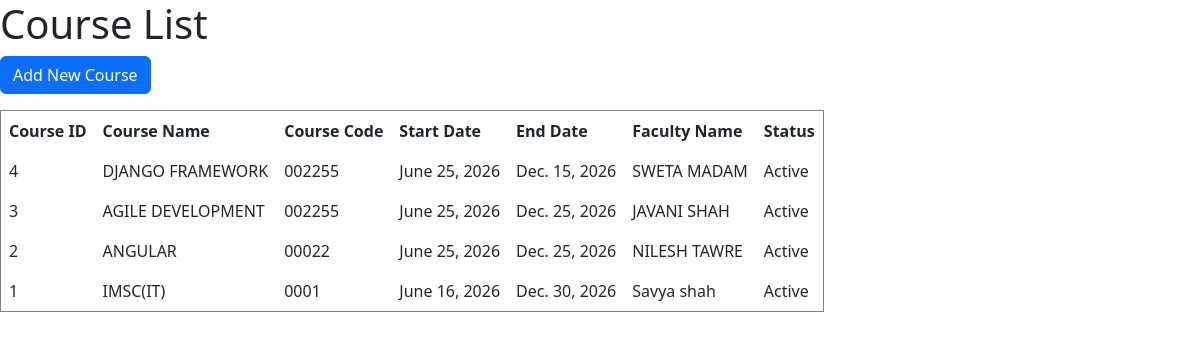
The page /course/list/ on the database its author committed.
### student/models.py (models this page shows, shortened)
class Course(models.Model):
    courseName = models.CharField(max_length=100)
    courseCode=models.CharField(max_length=50)
    startDate=models.DateField()
    endDate=models.DateField()
    facultyName=models.CharField(max_length=100)
    isActive=models.BooleanField(default=True)

### student/views.py (the view)
# urls.py: path('course/list/', views.CourseListView.as_view(), name='course_list'),
class CourseListView(ListView):
    model = Course
    template_name = 'course_crud/course_list.html'
    context_object_name = 'courses'
    queryset = Course.objects.all().order_by('-id')
    success_url = reverse_lazy('course_list')

### student/Template/course_crud/course_list.html (shortened to what this page needs)
<!DOCTYPE html>
<html lang="en">
<head>
    <link href="https://cdn.jsdelivr.net/npm/bootstrap@5.3.7/dist/css/bootstrap.min.css" rel="stylesheet">
</head>
<body>
    <h1>Course List</h1>
    <p>
        <a href="{% url 'course_add' %}" class="btn btn-primary">Add New Course</a>
    </p>
    <table border="1" cellpadding="8" cellspacing="0">
        <thead>
            <tr>
                <th>Course ID</th>
                <th>Course Name</th>
                <th>Course Code</th>
                <th>Start Date</th>
                <th>End Date</th>
                <th>Faculty Name</th>
                <th>Status</th>
            </tr>
        </thead>
        <tbody>
            {% for course in courses %}
            <tr>
                <td>{{ course.id }}</td>
                <td>{{ course.courseName }}</td>
                <td>{{ course.courseCode }}</td>
                <td>{{ course.startDate }}</td>
                <td>{{ course.endDate }}</td>
                <td>{{ course.facultyName }}</td>
                <td>{% if course.isActive %}Active{% else %}Inactive{% endif %}</td>
            </tr>
            {% empty %}
            <tr>
                <td colspan="7">No courses found.</td>
            </tr>
            {% endfor %}
        </tbody>
    </table>
</body>
</html>

### rows shown on the page
Course: id "4", courseName "DJANGO FRAMEWORK", courseCode "002255", startDate "June 25, 2026", endDate "Dec. 15, 2026", facultyName "SWETA MADAM", isActive "Active"
Course: id "3", courseName "AGILE DEVELOPMENT", courseCode "002255", startDate "June 25, 2026", endDate "Dec. 25, 2026", facultyName "JAVANI SHAH", isActive "Active"
Course: id "2", courseName "ANGULAR", courseCode "00022", startDate "June 25, 2026", endDate "Dec. 25, 2026", facultyName "NILESH TAWRE", isActive "Active"
Course: id "1", courseName "IMSC(IT)", courseCode "0001", startDate "June 16, 2026", endDate "Dec. 30, 2026", facultyName "Savya shah", isActive "Active"
